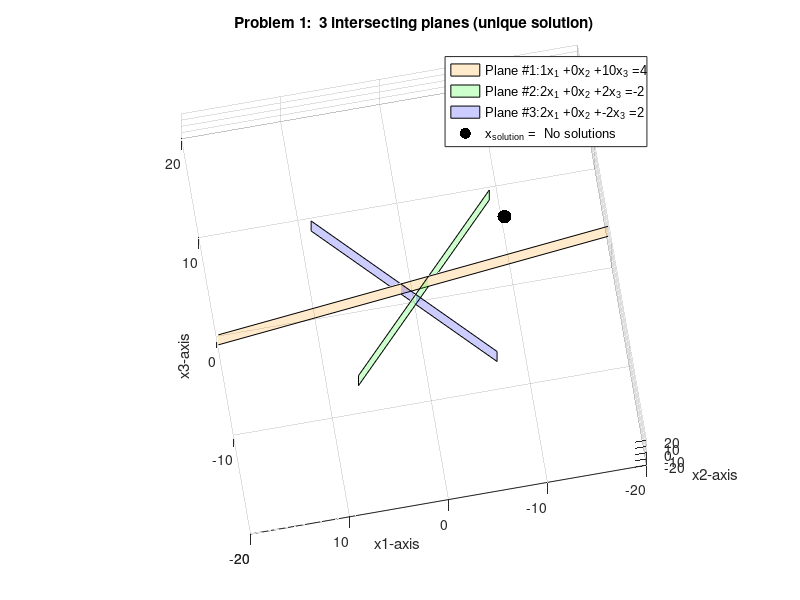

This chart was generated by the following MATLAB code:





% \\\\\\\\\\\\\\\\\\\\\\\\\\\\\\\\\\\\\\\\\\\\\\\\\\\\\\\\\\\\\\\\\\\
%     Problem 4:  Plotting 3 intersecting planes 
%
% \\\\\\\\\\\\\\\\\\\\\\\\\\\\\\\\\\\\\\\\\\\\\\\\\\\\\\\\\\\\\\\\\


% -- Suppose we have an Ax = b equation, where A = (3 x 3), and it 
%    representes these 3 equations:


%   Plane #1:        x1        + 10x3  = 4
%   Plane #2:       2x1        + 2x3   =  2
%   Plane #3:       2x1        - 2x3   = -2

% -- Define matrix A 


 A = [ 1  0 10 ;       % -- row vector r1
       2  0  2 ;       % -- row vector r2
       2  0 -2 ]       % -- row vector r3 = r1 + 2r2

%    a1 a2 a3         % -- Column vectors a1, a2, a3


% -- Define target vector b
b = [ 4  -2  2  ]'


% -- We can solve for x by using the \  command:

disp('The solution to our Ax = b problem is');
x = A\b


% \\\\\\\\\\\\\\\\\\\\\\\\\\\\\\\\\\\\\\\\\\\\\\\\\\\\\\\\\\
%
%   Task 1:    Drawing the 3 planes of interest
%
%   We will learn how to do this later when we talk about nullspace
%   solutions.  For now, just trust the code here =) 
%
%
%   Sub-tasks:
% ---------------------------------------------------
%
% -- 1.  Extract the row vectors r1, r2, r3 from matrix A
%
% -- 2.  Then, we will find the nullspace vectors to the equation
%                 r' * xn1  = 0
%                 r' * xn2  = 0 
%
% -- 3.  Then, will draw the plane spanned by the 2 nullspace vectors
%        xn1 and xn2
%
% \\\\\\\\\\\\\\\\\\\\\\\\\\\\\\\\\\\\\\\\\\\\\\\\\\\\\\\\\\


% -- Define my own color pallet

my_colormap = [ 1  0.6  0     ;   % --- orange
                0   1   0     ;   % --  green
                0   0   1 ];      % --  blue


% -- Create a new figure
figure;


% -- Forcing the new figure to have a certain size on your screen
%    and at a certain position
set(gcf, 'Position',  [100, 100, 700, 600])


% --  Iterate over each row vector r1, r2, r3

for count = 1:1:3

    r1 = A(count,:);    % -- Extract the row vector (r1, r2, r3)

    % -- First, we will auto-calculate the:
    %    a)  Particular solution:  my_xp
    %    b)  Nullspace vector #1:  my_xn1
    %    c)  Nullspace vector #2:  my_xn2
    
    
    xp  = [ b(count)       0  0 ]' / r1(1);
    xn1 = [ -r1(2)/r1(1)   1  0 ]' ;
    xn2 = [ -r1(3)/r1(1)   0  1 ]' ;


    % -- Then, we will plot the plane spanned by my_xn1
    %                                            my_xn2
    %    with the centroid of the plane at:      xp
     
    % -- Now, we will use the "patch" command to draw a 2D plane that
    %    represents the span{xn1, xn2}
    %
    %    These are the coordinates for the 4 corners of the plane
    %   
    %
    %    Point Q                                                Point M
    %
    %   2*(-xn1+xn2)       ----------------------------- 2*(xn1 + xn2)
    %                     |            |              |
    %                     |            |              |
    %                      <--------   xp --------------->   
    %                     |            |              |
    %    Point P          |            |              |         Point N
    %                     |            |              |    
    %  2*(-xn1-xn2)      -----------------------------2*(xn1 - xn22)
    %


    % -- We can change the size + scale of our plane by using this
    %    magnification factor
    
    my_scale = 8;


    % -- Compute the cooridnates for the 4 corners.  The data structure
    %    here looks like this:
    % 
    %                 Points: [   M       N        P          Q   ]  + xp
    % --------------------------------------------------------------------
    my_corners = my_scale .* [ xn1+xn2  xn1-xn2 -xn1-xn2  -xn1+xn2 ] + xp;

    % -- Plot the plane using the patch command  (# of vertices = 4)
    %
    % 
    % Syntax:  my_plothandle = patch( 'XData', [ xcoords ], 
    %                                 'YData', [ ycoords ],
    %                                 'ZData', [ zcoords ] );

    my_plane_plothandle(count) = patch('XData', my_corners(1,:), 'YData', my_corners(2,:), 'ZData', my_corners(3,:));
    set(my_plane_plothandle(count), 'FaceColor', my_colormap(count,:), 'FaceAlpha', 0.2)

    hold on;

end



% \\\\\\\\\\\\\\\\\\\\\\\\\\\\\\\\\\\\\\\\\\\\\\\\\\\\\\\\\\\
%  
%   Task #2:  Plot the solution vector x  (the answer) as a 
%             big black dot
%
%   ** You will have to change the "my_x" vector to have it
%      plotted correctly !!
%
% \\\\\\\\\\\\\\\\\\\\\\\\\\\\\\\\\\\\\\\\\\\\\\\\\\\\\\\\\\

% -- Define solution vector
x_solution = [ -10  10  5 ]';   %  <---  you need to change this !!


% -- Plot it as a black dot using the "plot3" command:

x_solution_plothandle = plot3( x_solution(1), x_solution(2), x_solution(3), '.');
set(x_solution_plothandle, 'Color', 'black', 'Markersize', 30);


% -- cosmetics for the plot
xmin = -20;
xmax = 20;
ymin = -20;
ymax = 20;
zmin = -20;
zmax = 20;

% -- Using "axis square" will ensure equally-spaced grid lines 
%    across all 3 axes x, y, z !! 

grid on;
axis([xmin xmax ymin ymax zmin zmax]);
axis square;

xlabel('x1-axis');
ylabel('x2-axis');
zlabel('x3-axis');
title('Problem 1:  3 intersecting planes (unique solution)');


% \\\\\\\\\\\\\\\\\\\\\\\\\\\\\\\\\\\\\\\\\\\\\\\\\\\\\\\\\\
% -- Create legend strings
% 
% -- We will extract the row vector numbers from matrix A using the
%    num2str( ) command !!
%                       
% \\\\\\\\\\\\\\\\\\\\\\\\\\\\\\\\\\\\\\\\\\\\\\\\\\\\\\\\\\

my_legend_strings = { };  % -- Initialize string matrix

for count = 1:1:3

    % -- Creat the legend strings for each plan
    %    Note:  "32"  =  space bar (in ASCII code)

    my_legend_strings{count} = strcat( 'Plane #', num2str(count), ':', 32, num2str(A(count,1)), 'x_1 + ', num2str(A(count,2)), 'x_2 + ', num2str(A(count,3)), 'x_3 = ', 32, num2str(b(count)));

end

% -- Then, add the 4th legend (the x = solution black dot)
 my_legend_strings{count+1}  = strcat( 'x_{solution} =  No solutions'  );

% -- Plot the legend itself
%
%                                 plothandles         , string matrix
%                      -------------------------------------------------
my_legend_plothandle = legend( [ my_plane_plothandle   x_solution_plothandle  ], my_legend_strings);
set(my_legend_plothandle, 'FontName', 'Arial', 'Fontsize', 9);


% -- Release the hold on the current plot
hold off;


% -- 3D camera position (so that you can view the 3D planes at a 
%    convenient perpsective)

%campos([45.1837   89.3282  331.6307]);
campos([3.7008  345.7381  -21.2480]);

